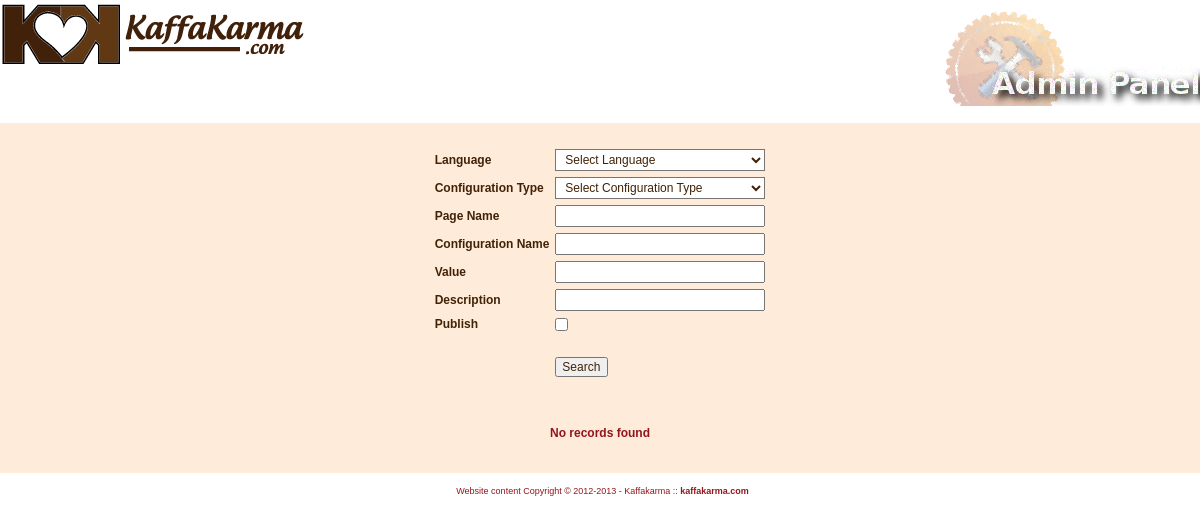
Before: /gsconf_search.php (signed in) with the older database file.
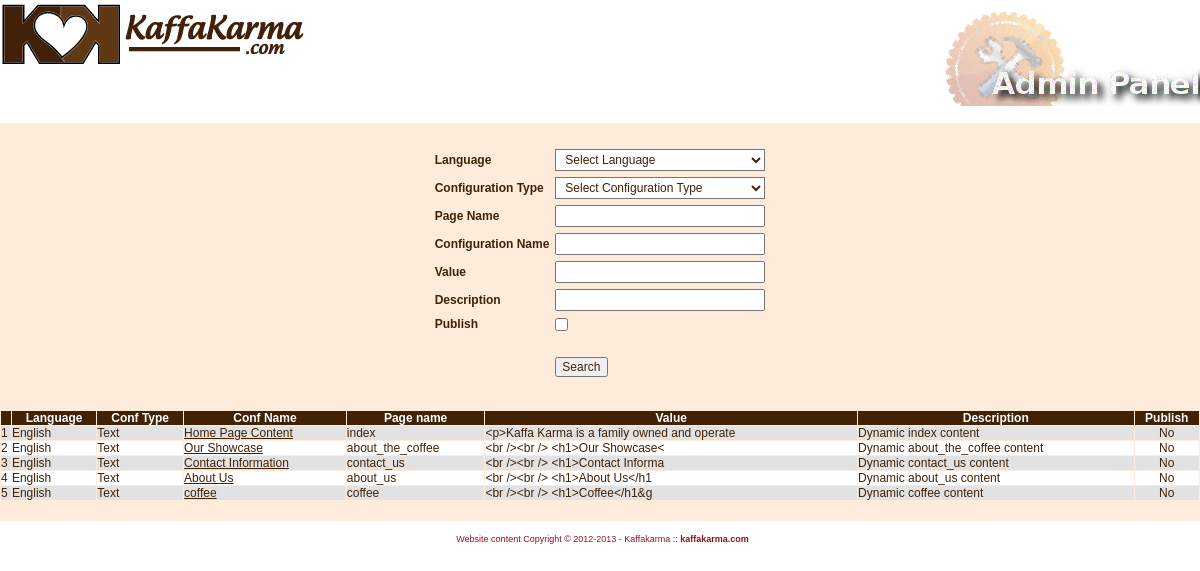
After: the same page with the newer database file.
### tables this page shows
CREATE TABLE IF NOT EXISTS `configurations` (
  `id` int(10) unsigned NOT NULL AUTO_INCREMENT,
  `configuration_name` varchar(255) NOT NULL,
  `page_id` int(11) NOT NULL,
  `value` text NOT NULL,
  `description` varchar(255) NOT NULL,
  `language_id` int(11) NOT NULL,
  `configurationtype_id` int(11) NOT NULL,
  `publish` tinyint(4) NOT NULL DEFAULT '0',
  PRIMARY KEY (`id`),
  KEY `page_id` (`page_id`,`language_id`),
  KEY `configurationtype_id` (`configurationtype_id`)
);

CREATE TABLE IF NOT EXISTS `languages` (
  `id` int(11) NOT NULL AUTO_INCREMENT,
  `language_name` varchar(255) NOT NULL,
  `publish` tinyint(4) NOT NULL DEFAULT '0',
  PRIMARY KEY (`id`)
);

CREATE TABLE IF NOT EXISTS `configurationtypes` (
  `id` int(11) NOT NULL AUTO_INCREMENT,
  `configurationtype_name` varchar(255) NOT NULL,
  `description` varchar(255) NOT NULL,
  PRIMARY KEY (`id`)
);

CREATE TABLE IF NOT EXISTS `pages` (
  `id` int(11) NOT NULL AUTO_INCREMENT,
  `page_name` varchar(255) NOT NULL,
  PRIMARY KEY (`id`)
);

### gsconf_search.php (called while the page is built, shortened)
<?php session_start();
require(ROOT_PATH.'include/class/class_gspage/class_gspage.php');
$page = new gsPage;
	$page->current_url = $current_url;
	$page->title = "Green FrameWork";
	$page->page_name = 'gsconf_search';
	$page->layout = 'default.html';
        $page->use_gsconf = true;
        $page->conf_list = array("conf.php");
        $page->menuconf_list = array("menu_conf.php");
	$page->connection_list = array("connection.php");
	$page->function_list = array("functions.php");
	$page->class_list = array("class_gspagination.php","class_user.php");
	$index=0;
	$content_list[$index]['file_name']='inc_language.php';
	$content_list[$index]['var_name']='language';
	$index++;
	$content_list[$index]['file_name']='inc_menu.php';
	$content_list[$index]['var_name']='menu';
	$page->content_list = $content_list;
	$page->plugin_path = 'plugins/gsconf/';
	$page->plugin = 'gsconf_search';
	$page->get_plugin();
?>

### plugins/gsconf/gsconf_search/code/gsconf_search.php (called while the page is built, shortened)
<?php
		$Mypagination = new Pagination(50);
		$this->gsconf->connection = $myconnection;
		$this->gsconf->total_records = $Mypagination->total_records;
		$data_bylimit = $this->gsconf->get_list_array_bylimit($_GET["lstlanguage"],$_GET["lstconfigurationtype"],$_GET["txtconfigurationname"],$_GET["txtpagename"],$_GET["txtvalue"],$_GET["txtdescription"],$_GET["chk_publish"],$Mypagination->start_record,$Mypagination->max_records);
		if ( $data_bylimit == false ){
			$mesg = "No records found";
		}else{
			$count_data_bylimit=count($data_bylimit);
		}
?>

### include/class/class_gsconf/class_gsconf.php (called while the page is built, shortened)
<?php
class gsConf {
	var $connection;
	var $total_records = "";
    function get_list_array_bylimit($language_id=-1,$configurationtype_id=-1,$configuration_name="",$page_name="",$value="",$description="", $publish="", $start_record = 0,$max_records = 25){
        $limited_data = array();
		$i=0;
        $strSQL = "SELECT C.*, P.page_name, L.language_name, CT.configurationtype_name FROM configurations C, pages P, languages L, configurationtypes CT WHERE P.id= C.page_id AND L.id=C.language_id AND CT.id=C.configurationtype_id";
        $strSQL_limit = sprintf("%s LIMIT %d, %d", $strSQL, $start_record, $max_records);
        $rsRES = mysql_query($strSQL_limit, $this->connection) or die(mysql_error(). $strSQL_limit);
        if ( mysql_num_rows($rsRES) > 0 ){
			if (trim($this->total_records)!="" && $this->total_records > 0) {
			} else {
				$all_rs = mysql_query($strSQL, $this->connection) or die(mysql_error(). $strSQL_limit);
				$this->total_records = mysql_num_rows($all_rs);
			}
			while ( $row = mysql_fetch_assoc($rsRES) ){
				$limited_data[$i]["id"] = $row["id"];
				$limited_data[$i]["language_id"] = $row["language_id"];
				$limited_data[$i]["language_name"] = $row["language_name"];
				$limited_data[$i]["configurationtype_id"] = $row["configurationtype_id"];
				$limited_data[$i]["configurationtype_name"] = $row["configurationtype_name"];
				$limited_data[$i]["page_name"] = $row["page_name"];
				$limited_data[$i]["configuration_name"] = $row["configuration_name"];
				$limited_data[$i]["value"] = $row["value"];
				$limited_data[$i]["description"] = $row["description"];
				$limited_data[$i]["publish"] = $row["publish"];
				if($row["publish"]==CONF_PUBLISH){
					$limited_data[$i]["publish_status"] = "Yes";
				}else{
					$limited_data[$i]["publish_status"] = "No";
				}
				$i++;
			}
			return $limited_data;
        }else{
        	return false;
        }
    }
}
?>

### plugins/gsconf/gsconf_search/form/gsconf_search.php (the view, shortened to what the changed rows need)
<table  width="100%"   align="center" border="0" cellpadding="1px" cellspacing="1px">
   <?php
    if ( $data_bylimit == false ){?>
     <tr><td colspan="6">&nbsp;</td></tr>
     <tr><td colspan="6" align="center" class="message" ><?= $mesg ?></td></tr>
     <tr><td colspan="6">&nbsp;</td></tr>
    <?
     }
     else{?>
    <tr class="tableheader">
		<td></td>
		<td  align="center">Language  </td>
		<td  align="center">Conf Type</td>
		<td  align="center">Conf Name</td>
		<td  align="center">Page name</td>
		<td  align="center">Value</td>
		<td  align="center">Description</td>
		<td  align="center">Publish</td>
    </tr>
     <?
     $style = "tbl_row_lite";
	 $index = 0;
	 $slno = $Mypagination->start_record+1;
     while ( $count_data_bylimit > $index ){
        $link = "gsconf_update.php?id=".$data_bylimit[$index]["id"]."";
         if ( $style == "tbl_row_lite" ){
            $style="tbl_row_dark";
        }
        else{
            $style="tbl_row_lite";
        }
        ?>
    <tr onmouseover="this.className='tbl_row_highlight'" onmouseout="this.className='<?php echo $style; ?>'"  class="<?php echo $style; ?>" >
        <td><?= $slno++ ?></td>
        <td><?php echo $data_bylimit[$index]["language_name"]; ?></td>
        <td><?php echo $data_bylimit[$index]["configurationtype_name"]; ?></td>
        <td><a href="<?php echo $link; ?>"><?php echo $data_bylimit[$index]["configuration_name"]; ?></a></td>
        <td><?php echo $data_bylimit[$index]["page_name"]; ?></td>
        <td><?php echo  substr(htmlentities( stripslashes( nl2br($data_bylimit[$index]["value"]))) ,0,50) ; ?></td>
        <td><?php echo $data_bylimit[$index]["description"]; ?></td>
        <td align="center"><?php echo $data_bylimit[$index]["publish_status"]; ?></td>
    </tr><?php
         $index++;
    }
    ?>
    <tr><td colspan="6">&nbsp;</td></tr>
    <tr><td colspan="6" align="center">
        </td></tr>
      <?}?>
      </table>

Changed rows visible on the page:
added configurations: language.language_name "English", configurationtype.configurationtype_name "Text", configuration_name "Home Page Content", page.page_name "index", value "<p>Kaffa Karma is a family owned and operate", description "Dynamic index content", publish_status "No"
added configurations: language.language_name "English", configurationtype.configurationtype_name "Text", configuration_name "Our Showcase", page.page_name "about_the_coffee", value "<br /><br /> <h1>Our Showcase<", description "Dynamic about_the_coffee content", publish_status "No"
added configurations: language.language_name "English", configurationtype.configurationtype_name "Text", configuration_name "Contact Information", page.page_name "contact_us", value "<br /><br /> <h1>Contact Informa", description "Dynamic contact_us content", publish_status "No"
added configurations: language.language_name "English", configurationtype.configurationtype_name "Text", configuration_name "About Us", page.page_name "about_us", value "<br /><br /> <h1>About Us</h1", description "Dynamic about_us content", publish_status "No"
added configurations: language.language_name "English", configurationtype.configurationtype_name "Text", configuration_name "coffee", page.page_name "coffee", value "<br /><br /> <h1>Coffee</h1&g", description "Dynamic coffee content", publish_status "No"
Other visible differences:
$mesg: "No records found" → (not shown)
text now shown: "Language Conf Type Conf Name Page name Value Description Publish"
